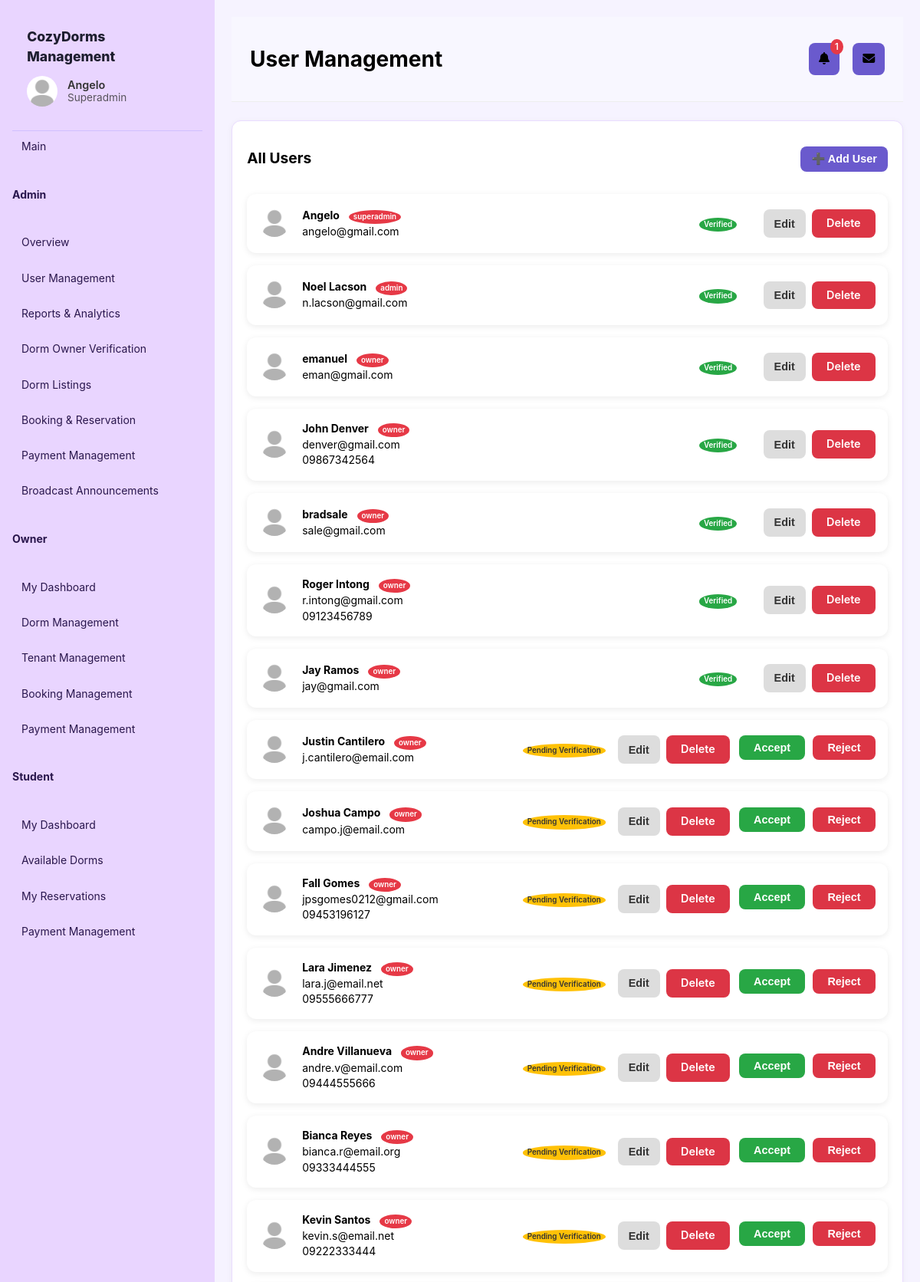
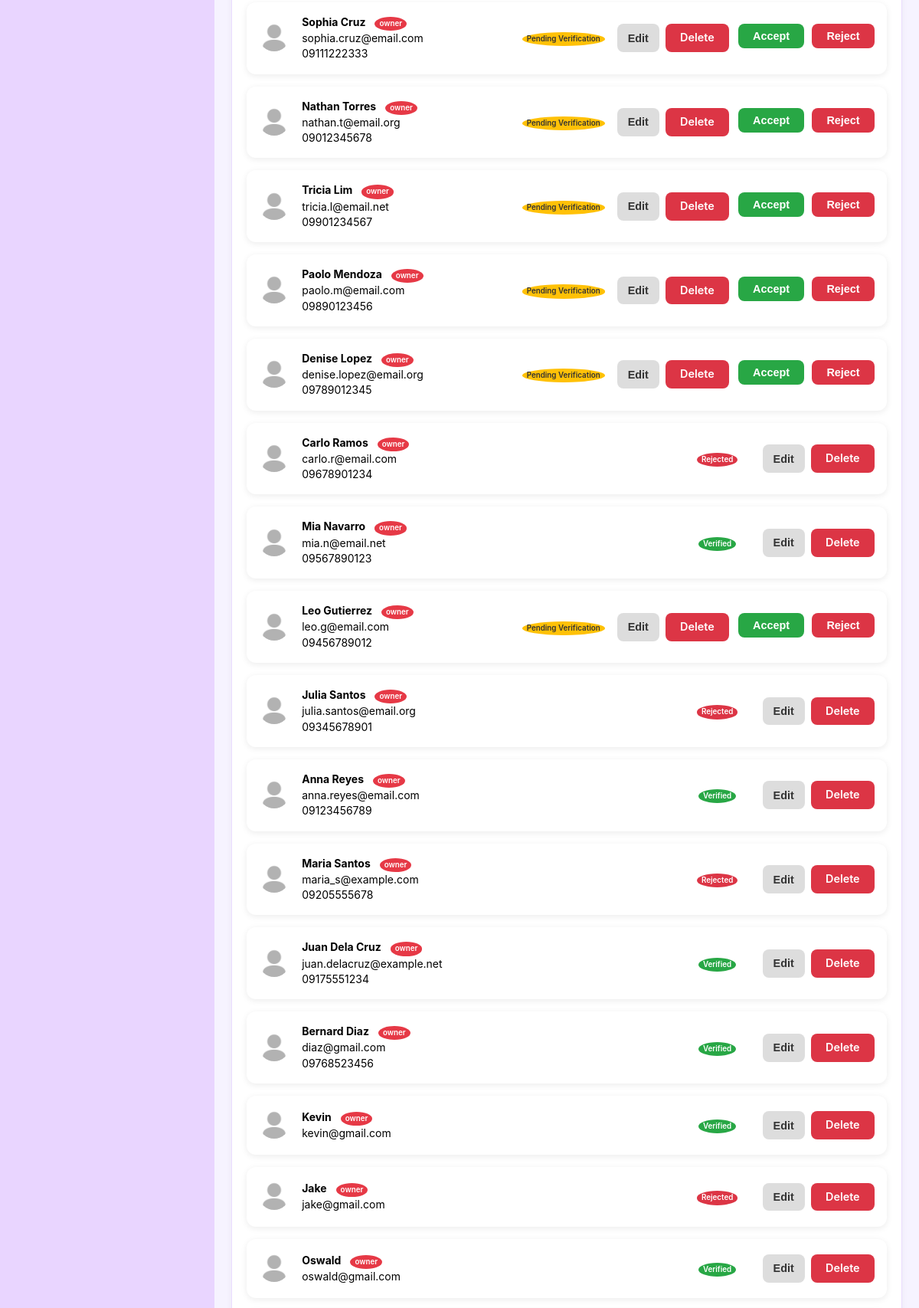
The page /Main/modules/admin/user_management.php (signed in, upper part) on the database its author committed (2 pictures, top to bottom).
### tables this page shows
CREATE TABLE `users` (
  `user_id` int(11) NOT NULL,
  `name` varchar(100) NOT NULL,
  `address` varchar(255) DEFAULT NULL,
  `email` varchar(150) NOT NULL,
  `password` varchar(255) NOT NULL,
  `role` enum('superadmin','admin','owner','student') NOT NULL DEFAULT 'student',
  `created_at` timestamp NOT NULL DEFAULT current_timestamp(),
  `terms_accepted` tinyint(1) DEFAULT 0 COMMENT 'Whether user accepted terms and conditions',
  `terms_accepted_at` datetime DEFAULT NULL COMMENT 'When user accepted terms',
  `terms_version` varchar(20) DEFAULT NULL COMMENT 'Version of terms accepted (e.g., v1.0)',
  `verified` tinyint(1) NOT NULL DEFAULT 0 COMMENT '0 = Pending, 1 = Verified, -1 = Rejected',
  `phone` varchar(20) DEFAULT NULL,
  `license_no` varchar(100) DEFAULT NULL,
  `profile_pic` varchar(255) DEFAULT NULL,
  `id_document` varchar(255) DEFAULT NULL
);

### Main/auth/auth.php (called while the page is built, shortened)
<?php
function current_user() {
    return $_SESSION['user'] ?? null;
}

### Main/modules/admin/user_management.php (the view, shortened to what this page needs)
<?php
require_once __DIR__ . '/../../auth/auth.php';
$userRole = $_SESSION['user']['role'];
if ($userRole === 'admin') {
    $stmt = $pdo->prepare("
        SELECT user_id, name, email, role, address, phone, license_no, profile_pic, id_document, verified, created_at
        FROM users
        WHERE role != 'superadmin'
        ORDER BY created_at DESC
    ");
}
else {
    $stmt = $pdo->prepare("
        SELECT user_id, name, email, role, address, phone, license_no, profile_pic, id_document, verified, created_at
        FROM users
        ORDER BY FIELD(role,'superadmin','admin','owner','student'), created_at DESC
    ");
}
$stmt->execute();
$users = $stmt->fetchAll();
$page_title = "User Management";
require_once __DIR__ . '/../../partials/header.php';
?>
<div class="card">
  <div class="header-row">
    <h2>All Users</h2>
    <button class="btn-primary" onclick="openCreate()">➕ Add User</button>
  </div>
  <div class="user-card-list">
    <?php foreach ($users as $u): ?>
      <div class="user-card">
        <div class="user-card-header" onclick="toggleUserCard(<?=$u['user_id']?>)">
          <div class="user-card-profile">
            <?php if ($u['profile_pic']): ?>
              <img src="<?=$u['profile_pic']?>" alt="profile" style="width:40px;height:40px;border-radius:50%;">
            <?php else: ?>
              <img src="../../assets/default_profile.jpg" alt="default" style="width:40px;height:40px;border-radius:50%;">
            <?php endif; ?>
          </div>
          <div class="user-card-main">
            <div><b><?=$u['name']?></b> <span class="badge" style="margin-left:8px;"><?=$u['role']?></span></div>
            <div><?=$u['email']?></div>
            <div><?=$u['phone']?></div>
          </div>
          <div class="user-card-status">
            <?php
              if ($u['verified'] == 1) echo '<span class="badge" style="background:#28a745">Verified</span>';
              elseif ($u['verified'] == -1) echo '<span class="badge" style="background:#dc3545">Rejected</span>';
              else echo '<span class="badge" style="background:#ffc107;color:#333">Pending Verification</span>';
            ?>
          </div>
          <div class="user-card-actions">
            <button class="btn-secondary" onclick="event.stopPropagation();openEdit(<?=$u['user_id']?>,'<?=htmlspecialchars($u['name'],ENT_QUOTES)?>','<?=htmlspecialchars($u['email'],ENT_QUOTES)?>','<?=$u['role']?>','<?=htmlspecialchars($u['address'],ENT_QUOTES)?>','<?=htmlspecialchars($u['license_no'],ENT_QUOTES)?>','<?=htmlspecialchars($u['phone'],ENT_QUOTES)?>')">Edit</button>
            <a class="btn" style="background:#dc3545" href="?delete=<?=$u['user_id']?>" onclick="event.stopPropagation();return confirm('Delete this user?')">Delete</a>
            <?php if ($u['verified'] == 0): ?>
              <form method="post" style="display:inline;" onClick="event.stopPropagation();">
                <button type="submit" name="verify_user" value="1" class="btn" style="background:#28a745;margin-left:4px;">Accept</button>
              </form>
              <form method="post" style="display:inline;" onClick="event.stopPropagation();">
                <button type="submit" name="verify_user" value="-1" class="btn" style="background:#dc3545;margin-left:2px;">Reject</button>
              </form>
            <?php endif; ?>
          </div>
        </div>
      </div>
    <?php endforeach; ?>
  </div>
<?php require_once __DIR__ . '/../../partials/footer.php'; ?>

### Main/partials/header.php (shortened to what this page needs)
<?php
require_once __DIR__ . '/../auth/auth.php';
$user = current_user();
require_once __DIR__ . '/../config.php';
$unread_announcements = 0;
if ($user && isset($user['user_id'])) {
    $stmt = $pdo->prepare("
        SELECT COUNT(*)
        FROM announcements a
        LEFT JOIN announcement_reads ar
          ON a.id = ar.announcement_id AND ar.user_id = ?
        WHERE ar.read_at IS NULL
          AND (
            a.audience = 'All Hosts'
            OR (a.audience = 'Students' AND ? = 'student')
            OR (a.audience IN ('Verified Owners','Pending Owners','All Hosts') AND ? = 'owner')
          )
    ");
    $stmt->execute([$user['user_id'], $user['role'], $user['role']]);
    $unread_announcements = (int)$stmt->fetchColumn();
}
$brand_title = "CozyDorms Management";
$message_page = "#";
$announcement_page = "#";
?>
<!doctype html>
<html lang="en">
<head>
  <link rel="stylesheet" href="/assets/style.css">
  <link rel="stylesheet" href="/assets/modules.css">
  <link rel="stylesheet" href="https://cdnjs.cloudflare.com/ajax/libs/font-awesome/6.5.0/css/all.min.css">
</head>
<body>
  <aside class="sidebar">
    <div class="brand">
      <div class="brand-title"><?= htmlspecialchars($brand_title) ?></div>
      <div class="user-info">
        <?php if (!empty($user['profile_pic'])): ?>
          <img src="<?= htmlspecialchars($user['profile_pic']) ?>" alt="profile">
        <?php else: ?>
          <img src="/assets/default_profile.jpg" alt="default">
        <?php endif; ?>
        <div class="user-details">
          <div class="name"><?= htmlspecialchars($user['name']) ?></div>
          <div class="role"><?= htmlspecialchars(ucfirst($user['role'])) ?></div>
        </div>
      </div>
    </div>
    <hr class="sidebar-separator">
    <nav>
      <?php if ($user['role'] === 'superadmin'): ?>
        <a href="/dashboards/superadmin_dashboard.php">Main</a>
        <br><b>Admin</b><br>
        <a href="/dashboards/admin_dashboard.php">Overview</a>
        <a href="/modules/admin/user_management.php">User Management</a>
        <a href="/modules/admin/reports.php">Reports & Analytics</a>
        <a href="/modules/admin/owner_verification.php">Dorm Owner Verification</a>
        <a href="/modules/shared/dorm_listings.php">Dorm Listings</a>
        <a href="/modules/admin/booking_oversight.php">Booking & Reservation</a>
        <a href="/modules/admin/admin_payments.php">Payment Management</a>
        <a href="/modules/admin/announcements.php">Broadcast Announcements</a>
        <br><b>Owner</b><br>
        <a href="/dashboards/owner_dashboard.php">My Dashboard</a>
        <a href="/modules/owner/owner_dorms.php">Dorm Management</a>
        <a href="/modules/owner/owner_tenants.php">Tenant Management</a>
        <a href="/modules/owner/owner_bookings.php">Booking Management</a>
        <a href="/modules/owner/owner_payments.php">Payment Management</a>
        <br><b>Student</b><br>
        <a href="/dashboards/student_dashboard.php">My Dashboard</a>
        <a href="/modules/shared/available_dorms.php">Available Dorms</a>
        <a href="/modules/student/student_reservations.php">My Reservations</a>
        <a href="/modules/student/student_payments.php">Payment Management</a>
      <?php endif; ?>
    </nav>
  </aside>
  <main class="main">
    <header class="topbar">
      <div class="page-title">
        <?php if (isset($page_title)): ?>
          <h1><?= htmlspecialchars($page_title) ?></h1>
        <?php endif; ?>
      </div>
      <div class="header-actions">
        <a href="<?= $announcement_page ?>" class="btn-icon">
          <i class="fa fa-bell"></i>
          <?php if ($unread_announcements > 0): ?>
            <span class="badge"><?= $unread_announcements ?></span>
          <?php endif; ?>
        </a>
        <a href="<?= $message_page ?>" class="btn-icon">
          <i class="fa fa-envelope"></i>
        </a>
      </div>
    </header>

### CAPSTONE (Sprint 1)/assets/style.css (style rules this page uses)
:root { --bg:#f6f3ff; --panel:#fff; --ink:#1f1147; --muted:#7a68b8; --primary:#8b5cf6; --primary-2:#a78bfa; --border:#eadcff; }
* { box-sizing:border-box }
body { margin:0;font:14px/1.45 Inter,system-ui,Segoe UI,Arial }
a { color:inherit;text-decoration:none }
.sidebar { position:fixed;inset:0 auto 0 0;width:280px;background:#e9d5ff;color:#2a174d;padding:16px;display:flex;flex-direction:column }
.sidebar .brand { font-weight:800;font-size:18px;margin-bottom:12px }
.sidebar nav { display:grid;gap:6px;overflow:auto;padding-right:6px }
.sidebar nav a { padding:10px 12px;border-radius:10px;color:#2a174d }
.main { margin-left:280px;background:var(--bg);min-height:100vh;padding:22px }
.card { background:var(--panel);border:1px solid var(--border);border-radius:16px;padding:18px }
.btn-primary { background: #7b2cbf; color: #fff; padding: 12px 16px; border: none; border-radius: 8px; cursor: pointer; font-weight: 600; transition: 0.2s ease; }
.card { background: #fff; padding: 1rem; border-radius: 10px; box-shadow: 0 2px 6px rgba(0,0,0,0.05); }

### CAPSTONE (Sprint 1)/assets/modules.css (style rules this page uses)
.card { background: #fff; border-radius: 12px; padding: 1.2rem; box-shadow: 0 2px 8px rgba(0,0,0,0.05); }
.card h2 { font-size: 1.2rem; margin-bottom: 1rem; }
.badge { display: inline-block; padding: 0.3rem 0.6rem; border-radius: 12px; font-size: 0.8rem; font-weight: 600; margin-left: 0.3rem; }
.btn { background: #4A3AFF; color: #fff; padding: 0.5rem 1rem; border: none; border-radius: 8px; font-size: 0.9rem; cursor: pointer; transition: background 0.2s; }
.btn-secondary { background: #e9ecef; color: #333; }
button, .btn { background: #4A3AFF; color: #fff; padding: 0.5rem 1.2rem; border: none; border-radius: 8px; font-size: 0.9rem; cursor: pointer; font-weight: 600; transition: background 0.2s ease; }
.badge { padding: 0.35rem 0.7rem; border-radius: 999px; font-size: 0.75rem; font-weight: 600; }
.topbar { display: flex; justify-content: space-between; align-items: center; padding: 1rem 1.5rem; background: #f8f7ff; border-bottom: 1px solid #eee; }
.header-actions { display: flex; gap: 0.6rem; }
.btn-icon { background: #6a5acd; border: none; color: #fff; padding: 0.6rem 0.8rem; border-radius: 8px; cursor: pointer; font-size: 1rem; }

### Main/partials/header.php (style rules this page uses)
.badge { display:inline-block; background:#e63946; color:#fff; border-radius:50%; font-size:0.7em; padding:2px 6px; margin-left:4px; }
.btn-icon { position: relative; margin-left: 8px; color: inherit; text-decoration: none; }
.btn-icon .badge { position: absolute; top: -5px; right: -5px; }
.brand { padding: 1.2rem; background: #e9d5ff; text-align: left; font-weight: 700; color: #1e1e2f; }
.brand-title { font-size: 1.1rem; margin-bottom: 0.8rem; }
.user-info { display: flex; align-items: center; gap: 0.8rem; }
.user-info img { width: 40px; height: 40px; border-radius: 50%; object-fit: cover; }
.user-details { display: flex; flex-direction: column; font-weight: normal; font-size: 0.9rem; color: #333; line-height: 1.2; }
.user-details .name { font-weight: 600; }
.user-details .role { font-size: 0.85rem; opacity: 0.8; }
.sidebar-separator { border: none; border-top: 1px solid #d0bfff; margin: 0; }

### Main/modules/admin/user_management.php (style rules this page uses)
.header-row { display: flex; justify-content: space-between; align-items: center; margin-bottom: 1rem; }
.user-card-list { display: flex; flex-direction: column; gap: 1rem; }
.user-card { background: #fff; border-radius: 12px; box-shadow: 0 2px 8px rgba(0,0,0,0.08); padding: 1rem; transition: box-shadow 0.2s; cursor: pointer; }
.user-card-header { display: flex; align-items: center; gap: 1rem; }
.user-card-profile img { width: 40px; height: 40px; border-radius: 50%; }
.user-card-main { flex: 1; }
.user-card-status { min-width: 90px; text-align: center; }
.user-card-actions { display: flex; gap: 0.5rem; }
.btn-primary { background: #6A5ACD; color: #fff; padding: 8px 14px; border: none; border-radius: 8px; cursor: pointer; }
.btn-secondary { background: #ddd; color: #333; padding: 8px 14px; border-radius: 8px; border: none; cursor: pointer; }

### rows shown on the page
users: name "Angelo", role "Superadmin", role "superadmin", email "angelo@gmail.com", verified "Verified"
users: name "Noel Lacson", role "admin", email "n.lacson@gmail.com", verified "Verified"
users: name "emanuel", role "owner", email "eman@gmail.com", verified "Verified"
users: name "John Denver", role "owner", email "denver@gmail.com", phone "09867342564", verified "Verified"
users: name "bradsale", role "owner", email "sale@gmail.com", verified "Verified"
users: name "Roger Intong", role "owner", email "r.intong@gmail.com", phone "09123456789", verified "Verified"
users: name "Jay Ramos", role "owner", email "jay@gmail.com", verified "Verified"
users: name "Justin Cantilero", role "owner", email "j.cantilero@email.com", verified "Pending Verification"
users: name "Joshua Campo", role "owner", email "campo.j@email.com", verified "Pending Verification"
users: name "Fall Gomes", role "owner", email "jpsgomes0212@gmail.com", phone "09453196127", verified "Pending Verification"
users: name "Lara Jimenez", role "owner", email "lara.j@email.net", phone "09555666777", verified "Pending Verification"
users: name "Andre Villanueva", role "owner", email "andre.v@email.com", phone "09444555666", verified "Pending Verification"
users: name "Bianca Reyes", role "owner", email "bianca.r@email.org", phone "09333444555", verified "Pending Verification"
users: name "Kevin Santos", role "owner", email "kevin.s@email.net", phone "09222333444", verified "Pending Verification"
users: name "Sophia Cruz", role "owner", email "sophia.cruz@email.com", phone "09111222333", verified "Pending Verification"
users: name "Nathan Torres", role "owner", email "nathan.t@email.org", phone "09012345678", verified "Pending Verification"
users: name "Tricia Lim", role "owner", email "tricia.l@email.net", phone "09901234567", verified "Pending Verification"
users: name "Paolo Mendoza", role "owner", email "paolo.m@email.com", phone "09890123456", verified "Pending Verification"
users: name "Denise Lopez", role "owner", email "denise.lopez@email.org", phone "09789012345", verified "Pending Verification"
users: name "Carlo Ramos", role "owner", email "carlo.r@email.com", phone "09678901234", verified "Rejected"
users: name "Mia Navarro", role "owner", email "mia.n@email.net", phone "09567890123", verified "Verified"
users: name "Leo Gutierrez", role "owner", email "leo.g@email.com", phone "09456789012", verified "Pending Verification"
users: name "Julia Santos", role "owner", email "julia.santos@email.org", phone "09345678901", verified "Rejected"
users: name "Anna Reyes", role "owner", email "anna.reyes@email.com", phone "09123456789", verified "Verified"
users: name "Maria Santos", role "owner", email "maria_s@example.com", phone "09205555678", verified "Rejected"
users: name "Juan Dela Cruz", role "owner", email "juan.delacruz@example.net", phone "09175551234", verified "Verified"
users: name "Bernard Diaz", role "owner", email "diaz@gmail.com", phone "09768523456", verified "Verified"
users: name "Kevin", role "owner", email "kevin@gmail.com", verified "Verified"
users: name "Jake", role "owner", email "jake@gmail.com", verified "Rejected"
users: name "Oswald", role "owner", email "oswald@gmail.com", verified "Verified"

### other values the page prints
$brand_title "CozyDorms Management"
$page_title "User Management"
$unread_announcements "1"
